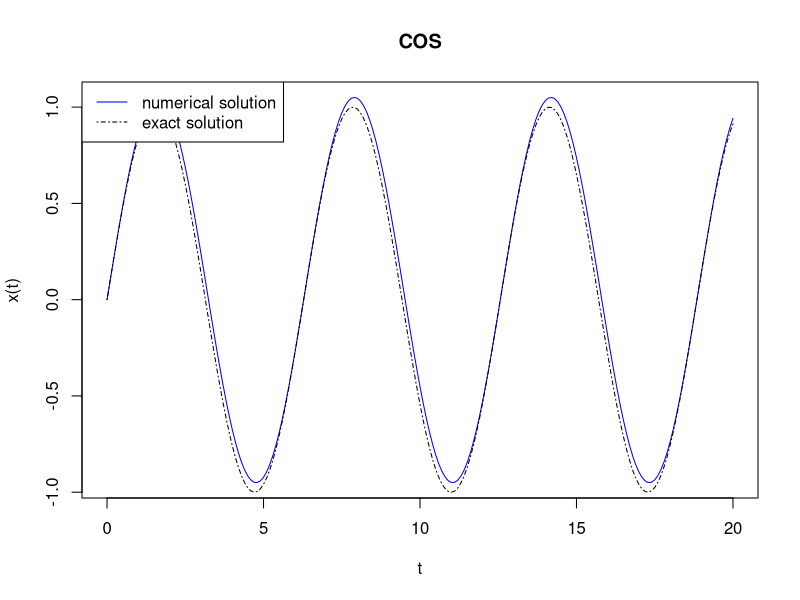

Recreate this plot in R.
# Write a general ode-solver, taking the function f(t,x) as an input parameter. 
rm(list=ls())
my_ode_solver <- function(f, x0, t0, t_max) {
  delta_t <- 0.1 # fixed time-step

  # vector of t-values:
  t <- seq(t0, t_max, by=delta_t)
  
  # vector of calculated solution:
  x_solution <- rep(0, length(t))
  
  #  Start by setting x=x0
  x <- x0
  x_solution[1] <- x0
  
  for (ti in 2:length(t)) {
    # Calculate dx/dt = f(t,x)
    dxdt <- f(t[ti-1], x) # We use derivative at t-delta_t to calculate x at t
    
    # Calculate Δx=f(t,x)Δt
    delta_x <- dxdt*delta_t
    
    # Update x
    x <- x + delta_x
    
    # Store solution:
    x_solution[ti] <- x
  }
  
  # return a list with t and x-values:
  return(list(t=t, x=x_solution))
}



# Test with cos(t) function:
cos_growth <- function(t,x) {
  dxdt <- cos(t)
  return(dxdt)
}

x0 <- 0
t0 <- 0
t_max <- 20
solution <- my_ode_solver(cos_growth, x0, t0, t_max)
plot(solution$t, solution$x, type='l', col='blue', xlab='t', ylab='x(t)', main='COS')

# compare to exact solution:
 x_exact <- sin(solution$t)+x0
 lines(solution$t, x_exact, col='black', lty='dotdash' )
 legend('topleft', legend=c('numerical solution','exact solution'), col=c('blue','black'), lty=c('solid','dotdash'))